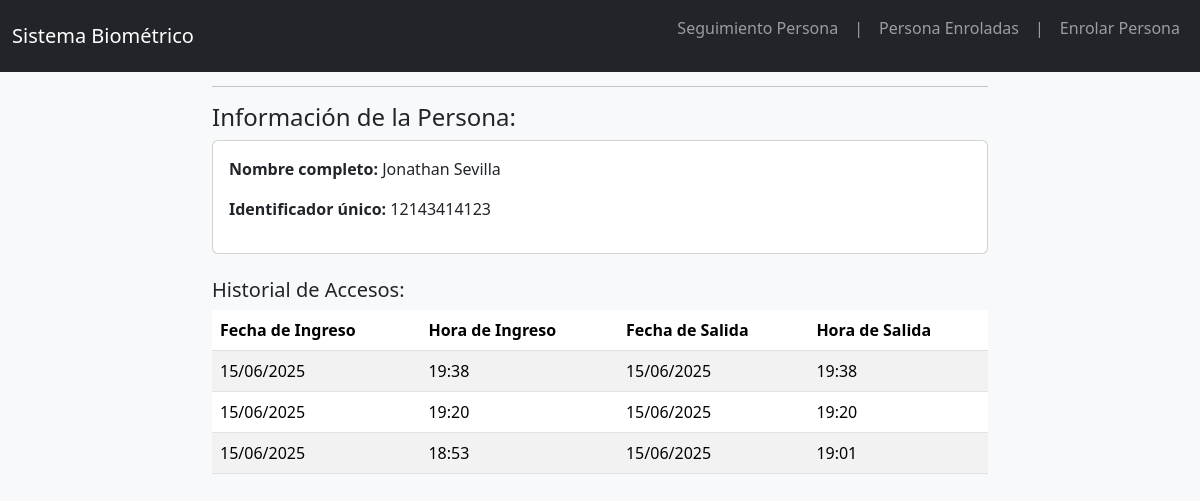
Page /persona/1/detalle/ on the committed database.
### app/models.py (models this page shows, shortened)
class Persona(models.Model):
    nombre = models.CharField(max_length=100)
    apellido = models.CharField(max_length=100)
    identificador_unico = models.CharField(max_length=50, unique=True)

class RegistroAcceso(models.Model):
    persona = models.ForeignKey(Persona, on_delete=models.CASCADE)
    fecha_hora_ingreso = models.DateTimeField(auto_now_add=True)
    fecha_hora_salida = models.DateTimeField(null=True, blank=True)

### app/views.py (the view)
# urls.py: path('persona/<int:persona_id>/detalle/', persona_detalle, name='persona_detalle'),
def persona_detalle(request, persona_id):
    persona = get_object_or_404(Persona, id=persona_id)
    registros = persona.registroacceso_set.all().order_by('-fecha_hora_ingreso')
    return render(request, 'app/persona_detalle.html', {
        'persona': persona,
        'registros': registros,
    })

### app/templates/app/persona_detalle.html (shortened to what this page needs)
{% extends 'app/base.html' %}
{% block content %}
<hr>
<h4>Información de la Persona:</h4>
<div class="card mb-4">
    <div class="card-body">
        <p><strong>Nombre completo:</strong> {{ persona.nombre }} {{ persona.apellido }}</p>
        <p><strong>Identificador único:</strong> {{ persona.identificador_unico }}</p>
    </div>
</div>
<h5>Historial de Accesos:</h5>
{% if registros %}
<table class="table table-striped">
    <thead>
        <tr>
            <th>Fecha de Ingreso</th>
            <th>Hora de Ingreso</th>
            <th>Fecha de Salida</th>
            <th>Hora de Salida</th>
        </tr>
    </thead>
    <tbody>
        {% for registro in registros %}
        <tr>
            <td>{{ registro.fecha_hora_ingreso|date:"d/m/Y" }}</td>
            <td>{{ registro.fecha_hora_ingreso|time:"H:i" }}</td>
            {% if registro.fecha_hora_salida %}
                <td>{{ registro.fecha_hora_salida|date:"d/m/Y" }}</td>
                <td>{{ registro.fecha_hora_salida|time:"H:i" }}</td>
            {% else %}
                <td colspan="2"><em>Actualmente dentro</em></td>
            {% endif %}
        </tr>
        {% endfor %}
    </tbody>
</table>
{% else %}
<div class="alert alert-info">No hay registros de acceso para esta persona.</div>
{% endif %}
{% endblock %}

### app/templates/app/base.html (style rules this page uses)
body { padding-top: 70px; background-color: #f8f9fa; }
.card { margin-bottom: 20px; }

### rows in the picture
Persona: nombre "Jonathan", apellido "Sevilla", identificador_unico "12143414123"
RegistroAcceso: fecha_hora_ingreso "15/06/2025", fecha_hora_ingreso "19:38", fecha_hora_salida "15/06/2025", fecha_hora_salida "19:38"
RegistroAcceso: fecha_hora_ingreso "15/06/2025", fecha_hora_ingreso "19:20", fecha_hora_salida "15/06/2025", fecha_hora_salida "19:20"
RegistroAcceso: fecha_hora_ingreso "15/06/2025", fecha_hora_ingreso "18:53", fecha_hora_salida "15/06/2025", fecha_hora_salida "19:01"
